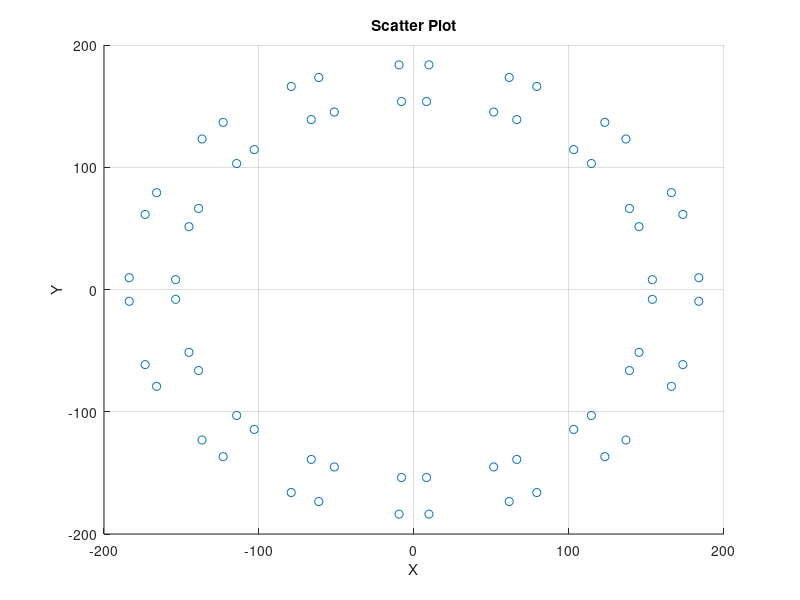

Reproduce this figure in MATLAB.
%Variables
nPoles = 16;
thetaP = 2*pi/nPoles;
thetaA = 3*pi/180;
thetaB = 19.5*pi/180;
r1 = 154;
r2 = 184; 


% Initialising arrays with zeros
A1 = zeros(nPoles/2, 1);
A2 = zeros(nPoles/2, 1);
B1 = zeros(nPoles/2, 1);
B2 = zeros(nPoles/2, 1);
A3 = zeros(nPoles/2, 1);
A4 = zeros(nPoles/2, 1);
B3 = zeros(nPoles/2, 1);
B4 = zeros(nPoles/2, 1);

A1x = zeros(nPoles/2, 1);
A2x = zeros(nPoles/2, 1);
B1x = zeros(nPoles/2, 1);
B2x = zeros(nPoles/2, 1);
A3x = zeros(nPoles/2, 1);
A4x = zeros(nPoles/2, 1);
B3x = zeros(nPoles/2, 1);
B4x = zeros(nPoles/2, 1);

A1y = zeros(nPoles/2, 1);
A2y = zeros(nPoles/2, 1);
B1y = zeros(nPoles/2, 1);
B2y = zeros(nPoles/2, 1);
A3y = zeros(nPoles/2, 1);
A4y = zeros(nPoles/2, 1);
B3y = zeros(nPoles/2, 1);
B4y = zeros(nPoles/2, 1);

%initialize main x and y arrays
X = zeros(8*nPoles/2, 1);
Y = zeros(8*nPoles/2, 1);

%loop to generate all points

for loop = 1:nPoles/2
    thetaLoop = (loop-1)*2*thetaP;
    A1(loop) =  pi/2 + thetaA + thetaLoop;
    A2(loop) =  pi/2 + thetaA + thetaLoop;
    B1(loop) =  pi/2 + thetaB + thetaLoop;
    B2(loop) =  pi/2 + thetaB + thetaLoop;

    A3(loop) =  pi/2 - thetaA + thetaLoop;
    A4(loop) =  pi/2 - thetaA + thetaLoop;
    B3(loop) =  pi/2 - thetaB + thetaLoop;
    B4(loop) =  pi/2 - thetaB + thetaLoop;

    A1x(loop) = r1*sin(A1(loop));
    A2x(loop) = r2*sin(A2(loop));
    A3x(loop) = r1*sin(A3(loop));
    A4x(loop) = r2*sin(A4(loop));
    B1x(loop) = r1*sin(B1(loop));
    B2x(loop) = r2*sin(B2(loop));
    B3x(loop) = r1*sin(B3(loop));
    B4x(loop) = r2*sin(B4(loop));

    A1y(loop) = r1*cos(A1(loop));
    A2y(loop) = r2*cos(A2(loop));
    A3y(loop) = r1*cos(A3(loop));
    A4y(loop) = r2*cos(A4(loop));
    B1y(loop) = r1*cos(B1(loop));
    B2y(loop) = r2*cos(B2(loop));
    B3y(loop) = r1*cos(B3(loop));
    B4y(loop) = r2*cos(B4(loop));

end

%Array concantenation
X = [A1x; A2x; A3x; A4x; B1x; B2x; B3x; B4x];
Y = [A1y; A2y; A3y; A4y; B1y; B2y; B3y; B4y];

%Scatter plot
scatter(X, Y);
title('Scatter Plot');
xlabel('X');
ylabel('Y');
grid on;

xlim([-200, 200]);
ylim([-200, 200]);


